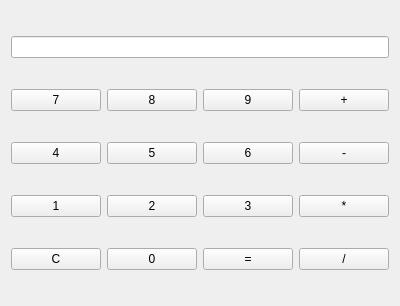
<?xml version="1.0" encoding="UTF-8"?>
<ui version="4.0">
 <class>Calculatrice</class>
 <widget class="QWidget" name="Calculatrice">
  <property name="geometry">
   <rect>
    <x>0</x>
    <y>0</y>
    <width>400</width>
    <height>306</height>
   </rect>
  </property>
  <property name="minimumSize">
   <size>
    <width>400</width>
    <height>306</height>
   </size>
  </property>
  <property name="maximumSize">
   <size>
    <width>400</width>
    <height>306</height>
   </size>
  </property>
  <property name="windowTitle">
   <string>Calculatrice</string>
  </property>
  <layout class="QGridLayout" name="gridLayout">
   <item row="0" column="0" colspan="4">
    <widget class="QLineEdit" name="lineEditAffichage"/>
   </item>
   <item row="1" column="0">
    <widget class="QPushButton" name="pushButton7">
     <property name="text">
      <string>7</string>
     </property>
    </widget>
   </item>
   <item row="1" column="1">
    <widget class="QPushButton" name="pushButton8">
     <property name="text">
      <string>8</string>
     </property>
    </widget>
   </item>
   <item row="1" column="2">
    <widget class="QPushButton" name="pushButton9">
     <property name="text">
      <string>9</string>
     </property>
    </widget>
   </item>
   <item row="1" column="3">
    <widget class="QPushButton" name="pushButtonPlus">
     <property name="text">
      <string>+</string>
     </property>
    </widget>
   </item>
   <item row="2" column="0">
    <widget class="QPushButton" name="pushButton4">
     <property name="text">
      <string>4</string>
     </property>
    </widget>
   </item>
   <item row="2" column="1">
    <widget class="QPushButton" name="pushButton5">
     <property name="text">
      <string>5</string>
     </property>
    </widget>
   </item>
   <item row="2" column="2">
    <widget class="QPushButton" name="pushButton6">
     <property name="text">
      <string>6</string>
     </property>
    </widget>
   </item>
   <item row="2" column="3">
    <widget class="QPushButton" name="pushButtonMoins">
     <property name="text">
      <string>-</string>
     </property>
    </widget>
   </item>
   <item row="3" column="0">
    <widget class="QPushButton" name="pushButton1">
     <property name="text">
      <string>1</string>
     </property>
    </widget>
   </item>
   <item row="3" column="1">
    <widget class="QPushButton" name="pushButton2">
     <property name="text">
      <string>2</string>
     </property>
    </widget>
   </item>
   <item row="3" column="2">
    <widget class="QPushButton" name="pushButton3">
     <property name="text">
      <string>3</string>
     </property>
    </widget>
   </item>
   <item row="3" column="3">
    <widget class="QPushButton" name="pushButtonMultiplier">
     <property name="text">
      <string>*</string>
     </property>
    </widget>
   </item>
   <item row="4" column="0">
    <widget class="QPushButton" name="pushButtonClear">
     <property name="text">
      <string>C</string>
     </property>
    </widget>
   </item>
   <item row="4" column="1">
    <widget class="QPushButton" name="pushButton0">
     <property name="text">
      <string>0</string>
     </property>
    </widget>
   </item>
   <item row="4" column="2">
    <widget class="QPushButton" name="pushButtonEgal">
     <property name="text">
      <string>=</string>
     </property>
    </widget>
   </item>
   <item row="4" column="3">
    <widget class="QPushButton" name="pushButtonDiviser">
     <property name="text">
      <string>/</string>
     </property>
    </widget>
   </item>
  </layout>
 </widget>
 <layoutdefault spacing="6" margin="11"/>
 <resources/>
 <connections/>
</ui>
